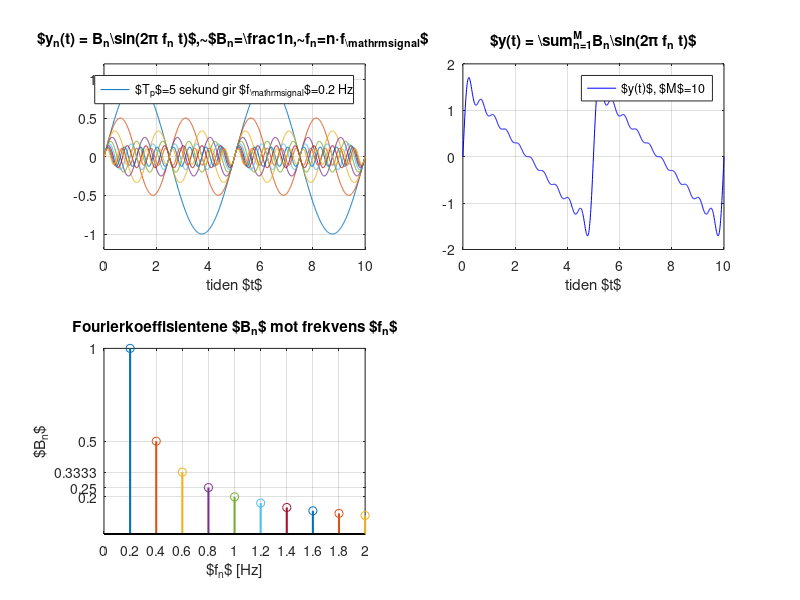

Write MATLAB code to recreate this figure. (Note: this script raises an error after producing the figure.)
%% a) Fourier-rekker av sagtannsignal

clear; close all; clc

% ønsket periode på frekvens på signal
Tp = 5; % ønsket periodetid
f_signal = 1/Tp;   % desired

% antall sinusledd
M = 10;

% tidsvektor
t = 0:0.01:10;

figure
set(gcf,'position',[200 600   750  500])

y = 0;

for n=1:M
    B(n) = 1/n;
    f(n) = n*f_signal;
    y_n = B(n)*sin(2*pi*f(n)*t);
    y = y + y_n;

    subplot(2,2,1)
    plot(t,y_n)
    title(['$y_n(t) = B_n',...
        '\sin(2\pi f_n t)$',...
        ',~$B_n{=}\frac{1}{n},~f_n{=}n{\cdot}f_{\mathrm{signal}}$ ']);
    legend(['$T_p$=',num2str(Tp),' sekund',...
        ' gir $f_{\mathrm{signal}}$=',num2str(f_signal),' Hz'])
    hold on
    xlabel('tiden $t$')
    grid on
    ylim([-1.2 1.2])

    subplot(2,2,2)
    plot(t,y,'b')
    xlabel('tiden $t$')
    title(['$y(t) = \sum_{n=1}^{M}',...
        'B_n\sin(2\pi f_n t)$'])
    grid on
    legend(['$y(t)$, $M$=',num2str(n)])


    subplot(2,2,3)
    stem(f(n),B(n),'linewidth',1.5)
    hold on
    xlabel('$f_n$ [Hz]')
    xlim([0 f(n)])
    xticks([0,f])
    yticks(flip(B(1:min(5,n))))
    title('Fourierkoeffisientene $B_n$ mot frekvens $f_n$')
    ylabel('$B_n$')
    x_axis = xlim;
    grid on

    pause
end

% bekrefter resultatet
[frekvens,spekter]=FrekvensSpekterSignal(y,t);

subplot(2,2,4)
plot(frekvens,spekter,'b','marker','o')
grid
title(['Fouriertransformasjonen av $y(t)$'])
xlabel('Frekvenser $f$ [Hz] i signalet $y(t)$')
ylabel('Amplitude')
legend('Resultat fra {\tt FrekvensSpekter(y,t)}')
xticks([0,f])  % x-akse-verdiene er alle frekvensene f(n)
xlim(x_axis)   % kutter x-aksen til den samme som subplot(2,2,3)
yticks(flip(B(1:min(5,n))))

